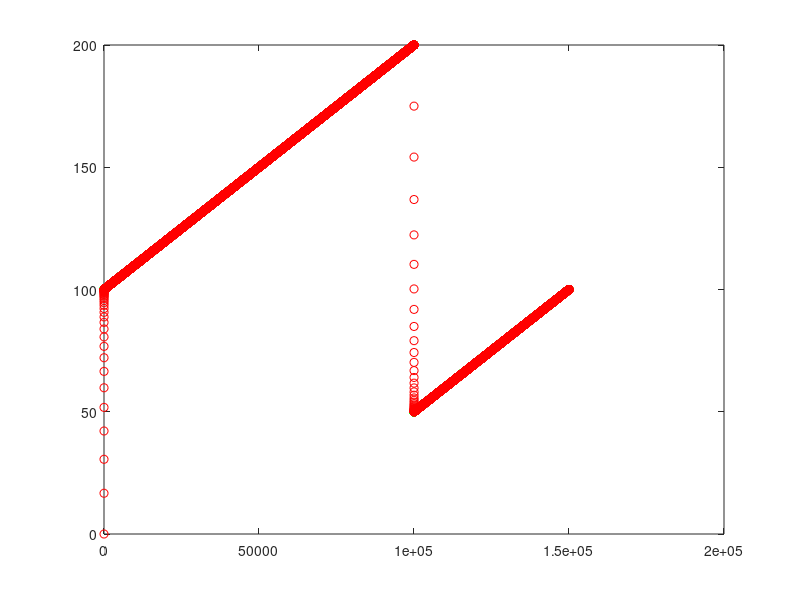

The MATLAB source for this figure:

%%% Exponential Moving Average Implemented in Matlab

%% EMA simulation based on
% http://stockcharts.com/school/doku.php?id=chart_school:technical_indicators:moving_averages
% http://osdir.com/ml/python.matplotlib.general/2005-04/msg00044.html

a = [100:0.001:200];
b = [50:0.001:100];
input = [a b];
n = 5;
weight = 1/(n+1);

count = 1;
output(numel(input)+1) = 0.0;
for k = input
    count = count + 1;
    output(count) = (k - output(count-1)) * weight + output(count-1);
end

Xi = 1:numel(input);
Xo = 1:numel(output);

plot(Xi, input, 'go', Xo, output, 'ro')
